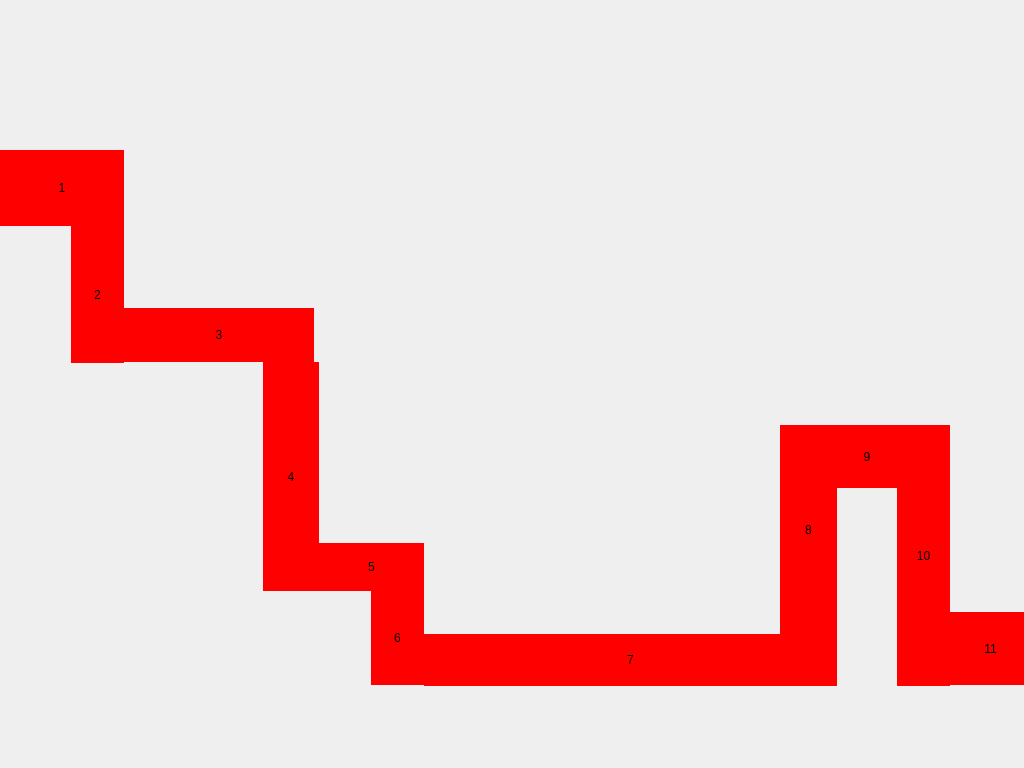
<?xml version="1.0" encoding="UTF-8"?>
<ui version="4.0">
 <class>PageFive</class>
 <widget class="QWidget" name="PageFive">
  <property name="geometry">
   <rect>
    <x>0</x>
    <y>0</y>
    <width>1024</width>
    <height>768</height>
   </rect>
  </property>
  <property name="sizePolicy">
   <sizepolicy hsizetype="Expanding" vsizetype="Expanding">
    <horstretch>0</horstretch>
    <verstretch>0</verstretch>
   </sizepolicy>
  </property>
  <property name="windowTitle">
   <string>Form</string>
  </property>
  <property name="styleSheet">
   <string notr="true">background-image: url(:/images/page_five.png) </string>
  </property>
  <layout class="QVBoxLayout" name="verticalLayout">
   <property name="spacing">
    <number>0</number>
   </property>
   <property name="leftMargin">
    <number>0</number>
   </property>
   <property name="topMargin">
    <number>0</number>
   </property>
   <property name="rightMargin">
    <number>0</number>
   </property>
   <property name="bottomMargin">
    <number>0</number>
   </property>
   <item>
    <widget class="QWidget" name="widget" native="true">
     <property name="sizePolicy">
      <sizepolicy hsizetype="Expanding" vsizetype="Expanding">
       <horstretch>0</horstretch>
       <verstretch>0</verstretch>
      </sizepolicy>
     </property>
     <widget class="QLabel" name="zone_1">
      <property name="geometry">
       <rect>
        <x>0</x>
        <y>150</y>
        <width>124</width>
        <height>76</height>
       </rect>
      </property>
      <property name="styleSheet">
       <string notr="true">background: red;</string>
      </property>
      <property name="text">
       <string>1</string>
      </property>
      <property name="alignment">
       <set>Qt::AlignCenter</set>
      </property>
     </widget>
     <widget class="QLabel" name="zone_2">
      <property name="geometry">
       <rect>
        <x>71</x>
        <y>226</y>
        <width>53</width>
        <height>137</height>
       </rect>
      </property>
      <property name="styleSheet">
       <string notr="true">background: red;</string>
      </property>
      <property name="text">
       <string>2</string>
      </property>
      <property name="alignment">
       <set>Qt::AlignCenter</set>
      </property>
     </widget>
     <widget class="QLabel" name="zone_3">
      <property name="geometry">
       <rect>
        <x>124</x>
        <y>308</y>
        <width>190</width>
        <height>54</height>
       </rect>
      </property>
      <property name="styleSheet">
       <string notr="true">background: red;</string>
      </property>
      <property name="text">
       <string>3</string>
      </property>
      <property name="alignment">
       <set>Qt::AlignCenter</set>
      </property>
     </widget>
     <widget class="QLabel" name="zone_4">
      <property name="geometry">
       <rect>
        <x>263</x>
        <y>362</y>
        <width>56</width>
        <height>229</height>
       </rect>
      </property>
      <property name="styleSheet">
       <string notr="true">background: red;</string>
      </property>
      <property name="text">
       <string>4</string>
      </property>
      <property name="alignment">
       <set>Qt::AlignCenter</set>
      </property>
     </widget>
     <widget class="QLabel" name="zone_5">
      <property name="geometry">
       <rect>
        <x>319</x>
        <y>543</y>
        <width>105</width>
        <height>48</height>
       </rect>
      </property>
      <property name="styleSheet">
       <string notr="true">background: red;</string>
      </property>
      <property name="text">
       <string>5</string>
      </property>
      <property name="alignment">
       <set>Qt::AlignCenter</set>
      </property>
     </widget>
     <widget class="QLabel" name="zone_6">
      <property name="geometry">
       <rect>
        <x>371</x>
        <y>591</y>
        <width>53</width>
        <height>94</height>
       </rect>
      </property>
      <property name="styleSheet">
       <string notr="true">background: red;</string>
      </property>
      <property name="text">
       <string>6</string>
      </property>
      <property name="alignment">
       <set>Qt::AlignCenter</set>
      </property>
     </widget>
     <widget class="QLabel" name="zone_7">
      <property name="geometry">
       <rect>
        <x>424</x>
        <y>634</y>
        <width>413</width>
        <height>52</height>
       </rect>
      </property>
      <property name="styleSheet">
       <string notr="true">background: red;</string>
      </property>
      <property name="text">
       <string>7</string>
      </property>
      <property name="alignment">
       <set>Qt::AlignCenter</set>
      </property>
     </widget>
     <widget class="QLabel" name="zone_8">
      <property name="geometry">
       <rect>
        <x>780</x>
        <y>425</y>
        <width>57</width>
        <height>209</height>
       </rect>
      </property>
      <property name="styleSheet">
       <string notr="true">background: red;</string>
      </property>
      <property name="text">
       <string>8</string>
      </property>
      <property name="alignment">
       <set>Qt::AlignCenter</set>
      </property>
     </widget>
     <widget class="QLabel" name="zone_10">
      <property name="geometry">
       <rect>
        <x>897</x>
        <y>425</y>
        <width>53</width>
        <height>261</height>
       </rect>
      </property>
      <property name="styleSheet">
       <string notr="true">background: red;</string>
      </property>
      <property name="text">
       <string>10</string>
      </property>
      <property name="alignment">
       <set>Qt::AlignCenter</set>
      </property>
     </widget>
     <widget class="QLabel" name="zone_9">
      <property name="geometry">
       <rect>
        <x>837</x>
        <y>425</y>
        <width>60</width>
        <height>63</height>
       </rect>
      </property>
      <property name="styleSheet">
       <string notr="true">background: red;</string>
      </property>
      <property name="text">
       <string>9</string>
      </property>
      <property name="alignment">
       <set>Qt::AlignCenter</set>
      </property>
     </widget>
     <widget class="QLabel" name="zone_11">
      <property name="geometry">
       <rect>
        <x>950</x>
        <y>612</y>
        <width>81</width>
        <height>73</height>
       </rect>
      </property>
      <property name="styleSheet">
       <string notr="true">background: red;</string>
      </property>
      <property name="text">
       <string>11</string>
      </property>
      <property name="alignment">
       <set>Qt::AlignCenter</set>
      </property>
     </widget>
     <widget class="ClickableLabel" name="liam">
      <property name="geometry">
       <rect>
        <x>10</x>
        <y>170</y>
        <width>36</width>
        <height>44</height>
       </rect>
      </property>
      <property name="styleSheet">
       <string notr="true">background-image: url(:/images/liam_head.png);</string>
      </property>
      <property name="text">
       <string/>
      </property>
     </widget>
    </widget>
   </item>
  </layout>
 </widget>
 <customwidgets>
  <customwidget>
   <class>ClickableLabel</class>
   <extends>QLabel</extends>
   <header>clickablelabel.h</header>
  </customwidget>
 </customwidgets>
 <resources/>
 <connections/>
</ui>
